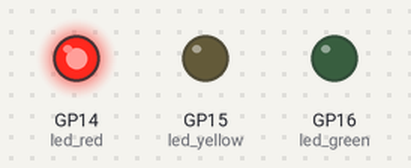
Simulated run of this program. Board: Raspberry Pi Pico running MicroPython. On the bench: output pins drawn as LEDs (lit = HIGH).

Above: at 1.5 s.
At 3.5 s:
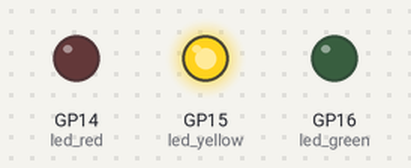
At 5.0 s:
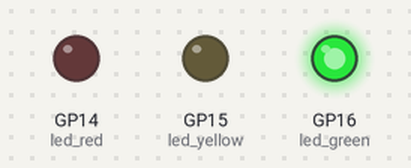
Timing chart, 0 to 7.8 s (numbered marks = the images above):
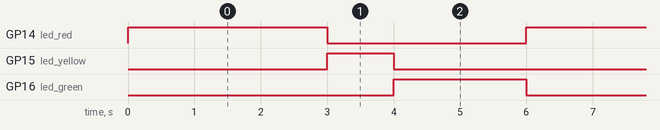

The program:

LED2.py
```python
from machine import Pin
from time import sleep

led_red = Pin(14,Pin.OUT)
led_yellow = Pin(15,Pin.OUT)
led_green = Pin(16,Pin.OUT)

def red_on():
    led_red.high()
    led_yellow.low()
    led_green.low()
    sleep(3)

def yellow_on():
    led_red.low()
    led_yellow.high()
    led_green.low()
    sleep(1)

def green_on():
    led_red.low()
    led_yellow.low()
    led_green.high()
    sleep(2)

while True:
    red_on()
    yellow_on()
    green_on()
```

Measured:
- by itself, GP14 (led_red): alternates HIGH for 3.0 s and LOW for 3.0 s
- by itself, GP15 (led_yellow): alternates HIGH for 1.0 s and LOW for 5.0 s
- by itself, GP16 (led_green): alternates HIGH for 2.0 s and LOW for 4.0 s
